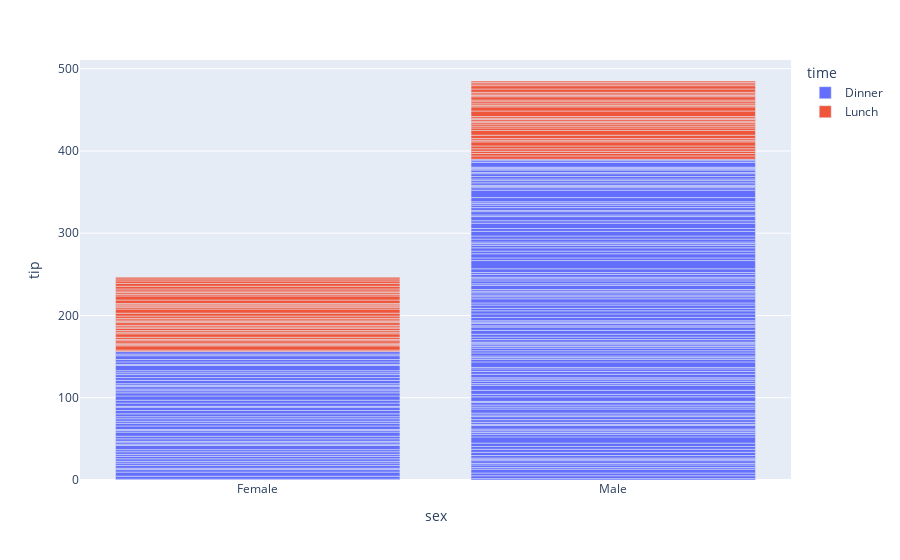

This figure's notebook cell:
### Code cell
fig = px.bar(df, x = 'sex' , y = 'tip', color = 'time')
fig.show()

### Figure 1 — Plotly figure (JSON) as saved in the notebook; plotly's stock layout.template omitted (floating-point values rounded to 4 significant figures; data arrays with more than 128 entries replaced by an {"elided": "..."} marker saying what was removed)
{"data": [{"alignmentgroup": "True", "hoverlabel": {"namelength": 0}, "hovertemplate": "time=Dinner<br>sex=%{x}<br>tip=%{y}", "legendgroup": "Dinner", "marker": {"color": "#636efa"}, "name": "Dinner", "offsetgroup": "Dinner", "orientation": "v", "showlegend": true, "textposition": "auto", "type": "bar", "x": {"elided": "176 str values"}, "xaxis": "x", "y": {"elided": "176 float values"}, "yaxis": "y"}, {"alignmentgroup": "True", "hoverlabel": {"namelength": 0}, "hovertemplate": "time=Lunch<br>sex=%{x}<br>tip=%{y}", "legendgroup": "Lunch", "marker": {"color": "#EF553B"}, "name": "Lunch", "offsetgroup": "Lunch", "orientation": "v", "showlegend": true, "textposition": "auto", "type": "bar", "x": ["Male", "Male", "Male", "Male", "Male", "Female", "Male", "Male", "Female", "Male", "Male", "Male", "Male", "Female", "Female", "Female", "Male", "Female", "Male", "Male", "Female", "Female", "Male", "Female", "Female", "Male", "Male", "Female", "Female", "Female", "Female", "Female", "Female", "Female", "Male", "Female", "Female", "Male", "Male", "Female", "Female", "Female", "Female", "Female", "Male", "Male", "Female", "Male", "Male", "Male", "Male", "Male", "Female", "Female", "Male", "Male", "Female", "Female", "Female", "Male", "Female", "Male", "Female", "Male", "Female", "Male", "Female", "Female"], "xaxis": "x", "y": [4, 3, 2.71, 3, 3.4, 1.83, 5, 2.03, 5.17, 2, 4, 5.85, 3, 1.5, 1.8, 2.92, 2.31, 1.68, 2.5, 2, 2.52, 4.2, 1.48, 2, 2, 2.18, 1.5, 2.83, 1.5, 2, 3.25, 1.25, 2, 2, 2, 2.75, 3.5, 6.7, 5, 5, 2.3, 1.5, 1.36, 1.63, 1.73, 2, 4.19, 2.56, 2.02, 4, 1.44, 2, 5, 2, 2, 4, 2.01, 2, 2.5, 4, 3.23, 2.2, 3.48, 1.92, 3, 1.58, 2.5, 2], "yaxis": "y"}], "layout": {"barmode": "relative", "legend": {"title": {"text": "time"}, "tracegroupgap": 0}, "margin": {"t": 60}, "xaxis": {"anchor": "y", "domain": [0, 1], "title": {"text": "sex"}}, "yaxis": {"anchor": "x", "domain": [0, 1], "title": {"text": "tip"}}}}
